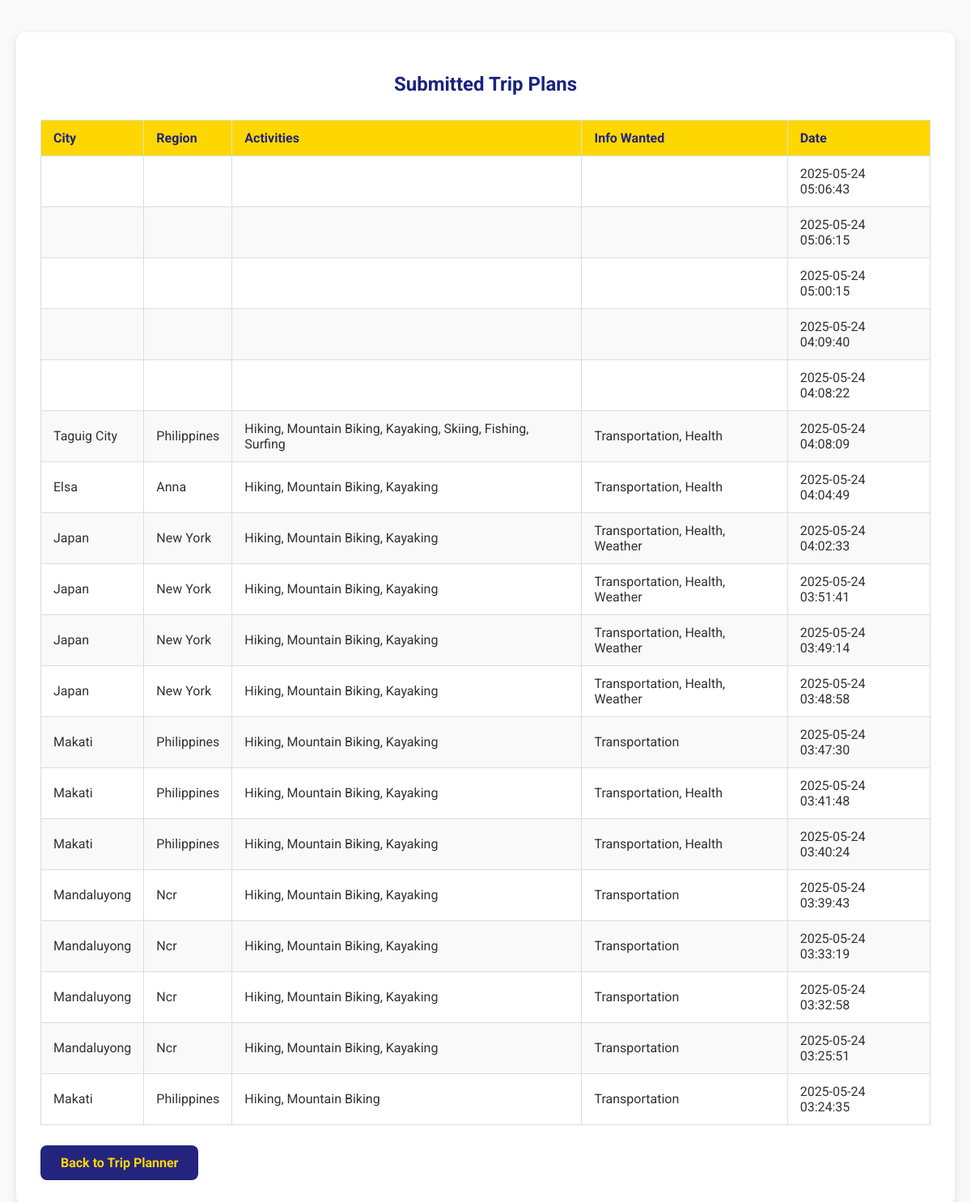
Page /view_trips.php on the committed database.
### tables this page shows
CREATE TABLE `trips` (
  `id` int(11) NOT NULL,
  `city` varchar(100) DEFAULT NULL,
  `region` varchar(100) DEFAULT NULL,
  `activities` text DEFAULT NULL,
  `info` text DEFAULT NULL,
  `submitted_at` timestamp NOT NULL DEFAULT current_timestamp()
);

### view_trips.php (the view, shortened to what this page needs)
<?php
$conn = new mysqli("localhost", "root", "", "trip_planner_db");
$result = $conn->query("SELECT * FROM trips ORDER BY submitted_at DESC");
?>
<!DOCTYPE html>
<html lang="en">
<head>
</head>
<body>
  <div class="container">
    <h2>Submitted Trip Plans</h2>
    <table>
      <thead>
        <tr>
          <th>City</th>
          <th>Region</th>
          <th>Activities</th>
          <th>Info Wanted</th>
          <th>Date</th>
        </tr>
      </thead>
      <tbody>
      <?php
      while ($row = $result->fetch_assoc()) {
          $city = ucwords(strtolower($row['city']));
          $region = ucwords(strtolower($row['region']));
          $activities = ucwords(strtolower($row['activities']));
          $info = ucwords(strtolower($row['info']));
          $date = $row['submitted_at'];
          echo "<tr>
              <td>{$city}</td>
              <td>{$region}</td>
              <td>{$activities}</td>
              <td>{$info}</td>
              <td>{$date}</td>
          </tr>";
      }
      ?>
      </tbody>
    </table>
    <a class="back-link" href="TripPlanner.html">Back to Trip Planner</a>
  </div>
</body>
</html>

### view_trips.php (style rules this page uses)
body { font-family: 'Roboto', sans-serif; background: #f9f9f9; color: #333; margin: 0; padding: 40px 20px; display: flex; justify-content: center; min-height: 100vh; }
.container { max-width: 1200px; width: 100%; background: #fff; border-radius: 10px; padding: 30px; box-shadow: 0 4px 12px rgba(0,0,0,0.1); }
h2 { color: #1a237e; font-weight: 700; margin-bottom: 30px; text-align: center; }
table { width: 100%; border-collapse: collapse; font-size: 16px; }
th, td { border: 1px solid #ddd; padding: 12px 15px; text-align: left; vertical-align: middle; }
th { background: #ffd700; color: #23247e; font-weight: 700; }
tr:nth-child(even) { background: #f9f9f9; }
a.back-link { display: inline-block; margin-top: 25px; text-decoration: none; background-color: #23247e; color: #ffd700; padding: 12px 25px; border-radius: 8px; font-weight: 700; transition: background-color 0.3s ease; }

### rows in the picture
trips: submitted_at "2025-05-24 05:06:43"
trips: submitted_at "2025-05-24 05:06:15"
trips: submitted_at "2025-05-24 05:00:15"
trips: submitted_at "2025-05-24 04:09:40"
trips: submitted_at "2025-05-24 04:08:22"
trips: city "Taguig City", region "Philippines", activities "Hiking, Mountain Biking, Kayaking, Skiing, Fishing, Surfing", info "Transportation, Health", submitted_at "2025-05-24 04:08:09"
trips: city "Elsa", region "Anna", activities "Hiking, Mountain Biking, Kayaking", info "Transportation, Health", submitted_at "2025-05-24 04:04:49"
trips: city "Japan", region "New York", activities "Hiking, Mountain Biking, Kayaking", info "Transportation, Health, Weather", submitted_at "2025-05-24 04:02:33"
trips: city "Japan", region "New York", activities "Hiking, Mountain Biking, Kayaking", info "Transportation, Health, Weather", submitted_at "2025-05-24 03:51:41"
trips: city "Japan", region "New York", activities "Hiking, Mountain Biking, Kayaking", info "Transportation, Health, Weather", submitted_at "2025-05-24 03:49:14"
trips: city "Japan", region "New York", activities "Hiking, Mountain Biking, Kayaking", info "Transportation, Health, Weather", submitted_at "2025-05-24 03:48:58"
trips: city "Makati", region "Philippines", activities "Hiking, Mountain Biking, Kayaking", info "Transportation", submitted_at "2025-05-24 03:47:30"
trips: city "Makati", region "Philippines", activities "Hiking, Mountain Biking, Kayaking", info "Transportation, Health", submitted_at "2025-05-24 03:41:48"
trips: city "Makati", region "Philippines", activities "Hiking, Mountain Biking, Kayaking", info "Transportation, Health", submitted_at "2025-05-24 03:40:24"
trips: city "Mandaluyong", region "Ncr", activities "Hiking, Mountain Biking, Kayaking", info "Transportation", submitted_at "2025-05-24 03:39:43"
trips: city "Mandaluyong", region "Ncr", activities "Hiking, Mountain Biking, Kayaking", info "Transportation", submitted_at "2025-05-24 03:33:19"
trips: city "Mandaluyong", region "Ncr", activities "Hiking, Mountain Biking, Kayaking", info "Transportation", submitted_at "2025-05-24 03:32:58"
trips: city "Mandaluyong", region "Ncr", activities "Hiking, Mountain Biking, Kayaking", info "Transportation", submitted_at "2025-05-24 03:25:51"
trips: city "Makati", region "Philippines", activities "Hiking, Mountain Biking", info "Transportation", submitted_at "2025-05-24 03:24:35"
